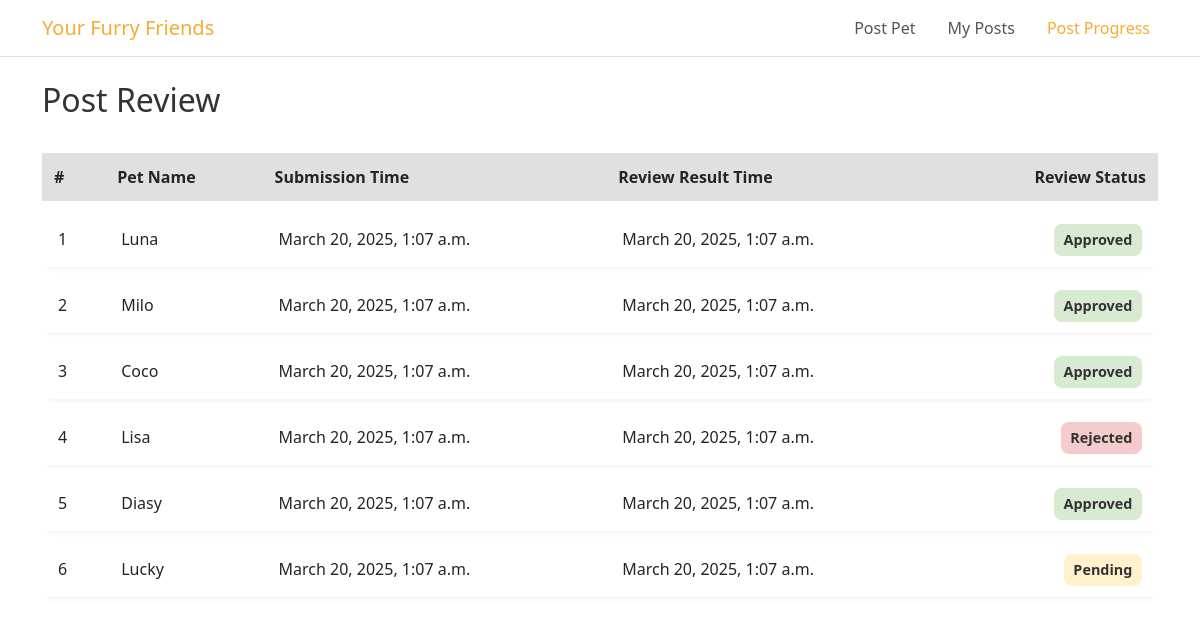
Page /posts/review_status/ (signed in) on the earlier database version.
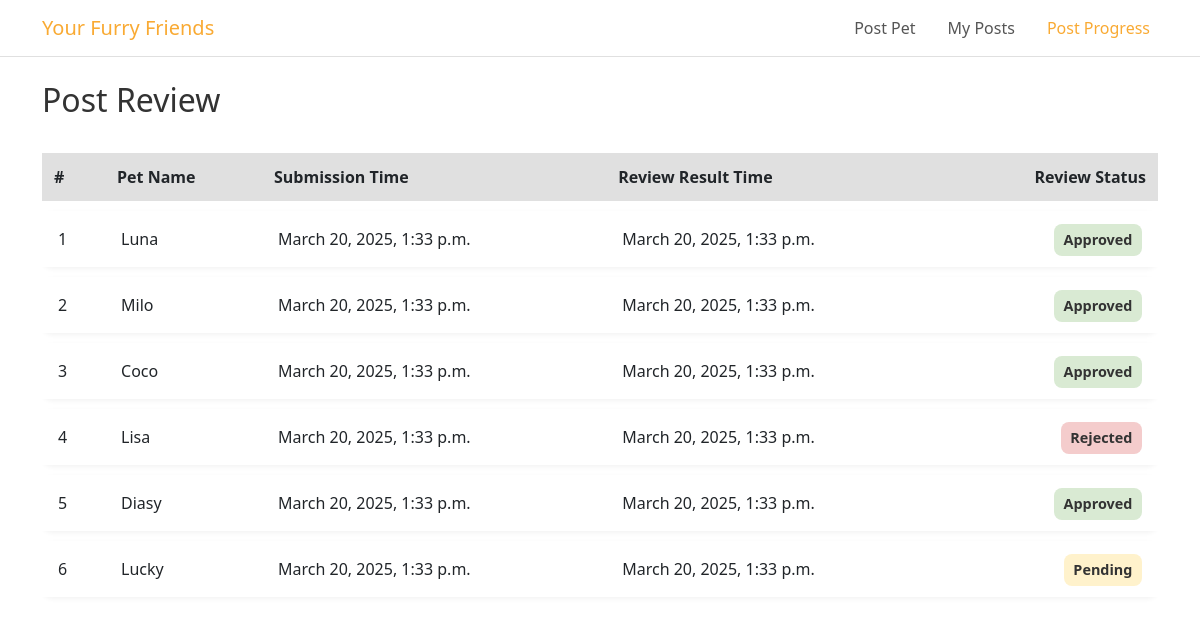
Same page on the later database version.
### posts/models.py (models this page shows, shortened)
class PostPetInfo(models.Model):
    post_info_id = models.AutoField(primary_key=True)
    pet = models.ForeignKey(Pet, on_delete=models.CASCADE)  # 🐶 关联宠物信息
    user = models.ForeignKey(
        settings.AUTH_USER_MODEL,  # ✅ 这里用 `settings.AUTH_USER_MODEL`
        on_delete=models.CASCADE,
        related_name="posted_pets",
        null = True,
        blank = True
    )  # ✅ **确保正确关联 `accounts.User`**
    email = models.EmailField(max_length=254, blank=True, null=True)  # ✅新增Email字段
    home_type = models.CharField(max_length=20,
                                 choices=[('Apartment', 'Apartment'), ('House', 'House'),
                                          ('Townhouse', 'Townhouse'), ('Farm/Rural', 'Farm/Rural')],
                                 default='Apartment'
                                 )
    home_ownership = models.CharField(max_length=20,
                                      choices=[('Own', 'Own'), ('Rent', 'Rent'),
                                          ('Living with parents', 'Living with parents'), ('Other', 'Other')],
                                      default='Own'
                                      )
    has_other_pets = models.TextField(blank=True, null=True)
    has_children = models.CharField(max_length=10,
                                      choices=[('0', '0'), ('1', '1'),
                                           ('2', '2'), ('3', '3'),
                                           ('4', '4'), ('5', '5')],
                                      default='0'
                                      )
    experience_with_pets = models.TextField(blank=True, null=True)
    reason_for_fostering = models.TextField(blank=True, null=True)
    pet_passport = models.TextField(blank=True, null=True)
    vaccinated = models.CharField(max_length=20,
                                 choices=[('Yes', 'Yes'), ('No', 'No'),
                                         ],
                                 default='No'
                                 )
    status = models.CharField(
        max_length=20, choices=[('Pending', 'Pending'), ('Approved', 'Approved'), ('Rejected', 'Rejected')],
        default='Pending'
    )  # 📌 **审核状态**
    created_at = models.DateTimeField(auto_now_add=True)
    review_time = models.DateTimeField(null=True, blank=True)

class Pet(models.Model):
    pet_id = models.AutoField(primary_key=True)
    name = models.CharField(max_length=100)
    sex = models.CharField(max_length=10, choices=[('Male', 'Male'), ('Female', 'Female')])
    age = models.CharField(max_length=10, choices=[('Young', 'Young'), ('Adult', 'Adult')])
    weight = models.FloatField()
    breed = models.CharField(max_length=100, blank=True, null=True)
    size = models.CharField(max_length=50, choices=[('Small', 'Small'), ('Medium', 'Medium'), ('Large', 'Large')])
    status = models.CharField(max_length=20, choices=[('Available', 'Available'), ('Adopted', 'Adopted')], default='Available')
    posted_by = models.ForeignKey(settings.AUTH_USER_MODEL, on_delete=models.CASCADE)  # 关联用户
    created_at = models.DateTimeField(auto_now_add=True)
    type = models.CharField(max_length=50, choices=[('Dog', 'Dog'), ('Cat', 'Cat')])

### posts/views.py (the view)
# urls.py: path('review_status/', views.review_status, name='postReview'),  # 发布审核
def review_status(request):
    post_list = PostPetInfo.objects.filter(user=request.user).order_by('-created_at')
    context = {
        'post_list': post_list
    }
    return render(request, 'posts/postReview.html', context)

### templates/posts/postReview.html (shortened to what this page needs)
<!DOCTYPE html>
<html lang="en">
<head>
  <link href="https://cdn.jsdelivr.net/npm/bootstrap@5.3.0/dist/css/bootstrap.min.css" rel="stylesheet">
</head>
<body>
  <nav class="navbar navbar-expand-lg navbar-custom">
    <div class="container">
      <a class="navbar-brand" href="/adoptions/">Your Furry Friends</a>
      <div class="collapse navbar-collapse" id="navbarNav">
        <ul class="navbar-nav ms-auto">
          <li class="nav-item">
            <a class="nav-link" href="/posts/">Post Pet</a>
          </li>
          <li class="nav-item">
            <a class="nav-link" href="/posts/my_posts/">My Posts</a>
          </li>
          <li class="nav-item">
            <a class="nav-link active" href="/posts/review_status/">Post Progress</a>
          </li>
        </ul>
      </div>
    </div>
  </nav>
  <div class="container mt-4">
    <h2 class="mb-4">Post Review</h2>
    <div class="table-responsive">
      <table class="table table-custom">
        <thead>
          <tr>
            <th scope="col">#</th>
            <th scope="col">Pet Name</th>
            <th scope="col">Submission Time</th>
            <th scope="col">Review Result Time</th>
            <th scope="col" class="status-col">Review Status</th>
          </tr>
        </thead>
        <tbody>
          {% for post in post_list %}
          <tr>
            <td>{{ forloop.counter }}</td>
            <td>{{ post.pet.name }}</td>
            <td>{{ post.created_at }}</td>
            <td>{{ post.review_time|default:"-" }}</td>
            <td class="status-col">
              <span class="status-badge {{ post.status|lower }}">{{ post.status }}</span>
            </td>
          </tr>
          {% empty %}
          <tr>
            <td colspan="5" class="text-center">No review data available.</td>
          </tr>
          {% endfor %}
        </tbody>
      </table>
    </div>
  </div>
</body>
</html>

Differences in the rows shown:
changed PostPetInfo "Luna": created_at "March 20, 2025, 1:07 a.m." → "March 20, 2025, 1:33 p.m."; review_time "March 20, 2025, 1:07 a.m." → "March 20, 2025, 1:33 p.m."
changed PostPetInfo "Milo": created_at "March 20, 2025, 1:07 a.m." → "March 20, 2025, 1:33 p.m."; review_time "March 20, 2025, 1:07 a.m." → "March 20, 2025, 1:33 p.m."
changed PostPetInfo "Coco": created_at "March 20, 2025, 1:07 a.m." → "March 20, 2025, 1:33 p.m."; review_time "March 20, 2025, 1:07 a.m." → "March 20, 2025, 1:33 p.m."
changed PostPetInfo "Rejected": created_at "March 20, 2025, 1:07 a.m." → "March 20, 2025, 1:33 p.m."; review_time "March 20, 2025, 1:07 a.m." → "March 20, 2025, 1:33 p.m."
changed PostPetInfo "Diasy": created_at "March 20, 2025, 1:07 a.m." → "March 20, 2025, 1:33 p.m."; review_time "March 20, 2025, 1:07 a.m." → "March 20, 2025, 1:33 p.m."
changed PostPetInfo "Pending": created_at "March 20, 2025, 1:07 a.m." → "March 20, 2025, 1:33 p.m."; review_time "March 20, 2025, 1:07 a.m." → "March 20, 2025, 1:33 p.m."
